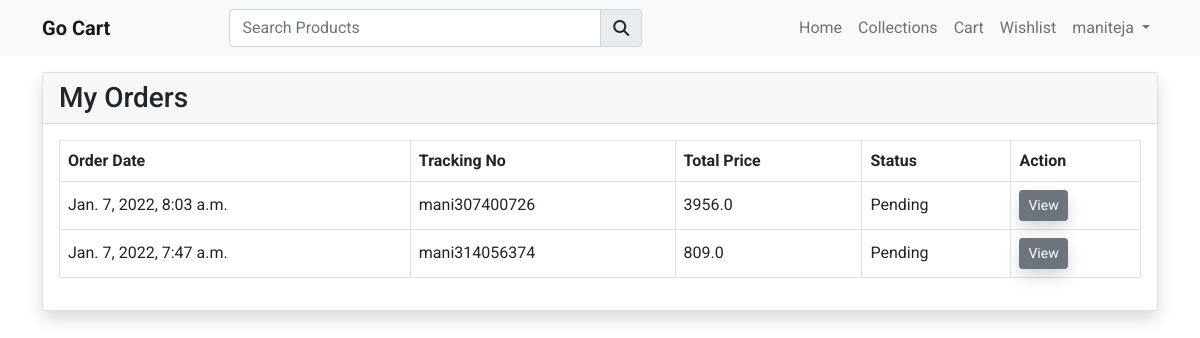
The page /my-orders (signed in) on the database as committed earlier.
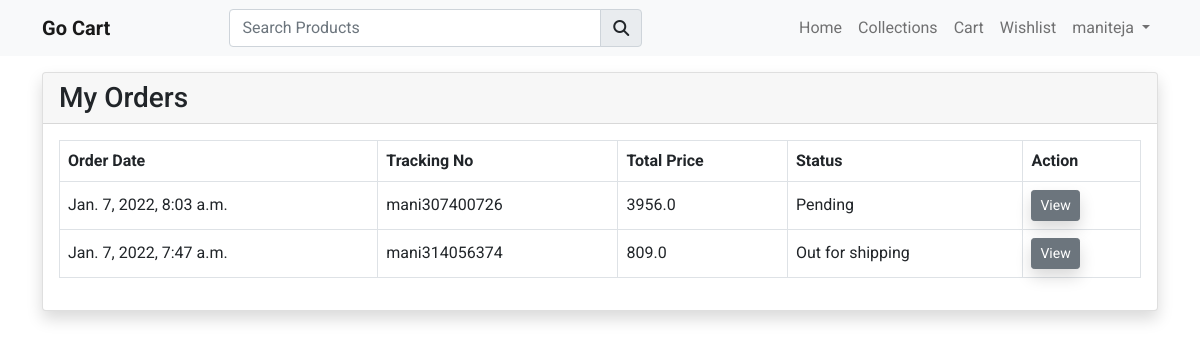
The same page on the database as committed later.
### store/models.py (models this page shows, shortened)
class Order(models.Model):
    user=models.ForeignKey(User, on_delete=models.CASCADE)
    fname=models.CharField(max_length=150,null=False)
    lname=models.CharField(max_length=150,null=False)
    email=models.CharField(max_length=150,null=False)
    phone=models.CharField(max_length=150,null=False)
    address=models.TextField(null=False)
    city=models.CharField(max_length=150,null=False)
    state=models.CharField(max_length=150,null=False)
    country=models.CharField(max_length=150,null=False)
    pincode=models.CharField(max_length=150,null=False)
    total_price=models.FloatField(null=False)
    payment_mode=models.CharField(max_length=150,null=False)
    payment_id=models.CharField(max_length=250,null=True,blank=True)
    orderstatuses=(
        ("Pending","Pending"),
        ("Out for shipping","Out for shipping"),
        ("Delivered","Delivered")
    )
    status=models.CharField(max_length=150,choices=orderstatuses,default="Pending")
    message=models.TextField(null=True,blank=True)
    tracking_no=models.CharField(max_length=150,null=True)
    created_at=models.DateTimeField(auto_now_add=True)
    updated_at=models.DateTimeField(auto_now=True)

### store/controller/order.py (the view)
# urls.py: path('my-orders',order.index,name="myorders"),
def index(request):
    orders=Order.objects.filter(user=request.user).order_by('-created_at')
    context={"orders":orders}
    return render(request,'store/orders/index.html',context)

### store/templates/store/orders/index.html (shortened to what this page needs)
{% extends 'store/layouts/main.html' %}
{% block content %}
<div class="container my-3">
    <div class="row">
        <div class="col-md-12">
            <div class="card shadow">
                <div class="card-header">
                    <h3 class="mb-0">My Orders</h3>
                </div>
                <div class="card-body table-responsive">
                    <table class="table table-bordered align-middle">
                        <thead>
                            <tr>
                                <th>Order Date</th>
                                <th>Tracking No</th>
                                <th>Total Price</th>
                                <th>Status</th>
                                <th>Action</th>
                            </tr>
                        </thead>
                        <tbody>
                            {% for item in orders %}
                            <tr>
                                <td>{{ item.created_at }}</td>
                                <td>{{ item.tracking_no }}</td>
                                <td>{{ item.total_price }}</td>
                                <td>{{ item.status }}</td>
                                <td>
                                    <a href="{% url 'orderview' item.tracking_no %}" class="btn btn-secondary btn-sm">View</a>
                                </td>
                            </tr>
                            {% endfor %}
                        </tbody>
                    </table>
                </div>
            </div>
        </div>
    </div>
</div>
{% endblock content %}

Rows that differ between the two databases and show on the page:
changed Order "mani314056374": status "Pending" → "Out for shipping"
